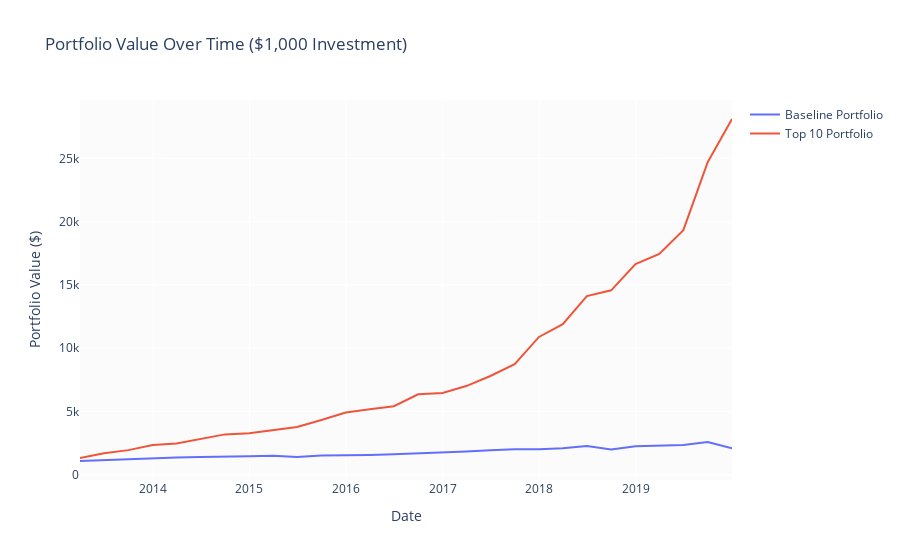

Source (notebook cell):
### Code cell
import plotly.graph_objects as go

# Assuming you have a dataframe 'df_avg' with columns 'datadate', 'baseline_portfolio', and 'top_10'

# Calculate the cumulative return for both portfolios
df_avg['baseline_cum_return'] = (1 + df_avg['baseline']).cumprod()
df_avg['top_10_cum_return'] = (1 + df_avg['top_10']).cumprod()

# Calculate the value over time of a $1,000 investment
initial_investment = 1000
df_avg['baseline_value'] = initial_investment * df_avg['baseline_cum_return']
df_avg['top_10_value'] = initial_investment * df_avg['top_10_cum_return']

# Create the plot
fig = go.Figure()

# Add baseline portfolio trace
fig.add_trace(go.Scatter(x=df_avg['datadate'], y=df_avg['baseline_value'],
                         mode='lines', name='Baseline Portfolio'))

# Add top_10 portfolio trace
fig.add_trace(go.Scatter(x=df_avg['datadate'], y=df_avg['top_10_value'],
                         mode='lines', name='Top 10 Portfolio'))

# Update the layout
fig.update_layout(
    title='Portfolio Value Over Time ($1,000 Investment)',
    xaxis_title='Date',
    yaxis_title='Portfolio Value ($)',
)

# Show the plot
fig.show()

### Figure 1 — Plotly figure (JSON) as saved in the notebook; plotly's stock layout.template omitted (floating-point values rounded to 4 significant figures)
{"data": [{"mode": "lines", "name": "Baseline Portfolio", "type": "scatter", "x": ["2013-03-31T00:00:00", "2013-06-30T00:00:00", "2013-09-30T00:00:00", "2013-12-31T00:00:00", "2014-03-31T00:00:00", "2014-06-30T00:00:00", "2014-09-30T00:00:00", "2014-12-31T00:00:00", "2015-03-31T00:00:00", "2015-06-30T00:00:00", "2015-09-30T00:00:00", "2015-12-31T00:00:00", "2016-03-31T00:00:00", "2016-06-30T00:00:00", "2016-09-30T00:00:00", "2016-12-31T00:00:00", "2017-03-31T00:00:00", "2017-06-30T00:00:00", "2017-09-30T00:00:00", "2017-12-31T00:00:00", "2018-03-31T00:00:00", "2018-06-30T00:00:00", "2018-09-30T00:00:00", "2018-12-31T00:00:00", "2019-03-31T00:00:00", "2019-06-30T00:00:00", "2019-09-30T00:00:00", "2019-12-31T00:00:00"], "y": [1083.0, 1157.0, 1278.0, 1323.0, 1366.0, 1400.0, 1452.0, 1468.0, 1491.0, 1406.0, 1520.0, 1525.0, 1561.0, 1618.0, 1681.0, 1773.0, 1843.0, 1931.0, 2017.0, 2020.0, 2092.0, 2265.0, 2000.0, 2252.0, 2330.0, 2353.0, 2579.0, 2092.0]}, {"mode": "lines", "name": "Top 10 Portfolio", "type": "scatter", "x": ["2013-03-31T00:00:00", "2013-06-30T00:00:00", "2013-09-30T00:00:00", "2013-12-31T00:00:00", "2014-03-31T00:00:00", "2014-06-30T00:00:00", "2014-09-30T00:00:00", "2014-12-31T00:00:00", "2015-03-31T00:00:00", "2015-06-30T00:00:00", "2015-09-30T00:00:00", "2015-12-31T00:00:00", "2016-03-31T00:00:00", "2016-06-30T00:00:00", "2016-09-30T00:00:00", "2016-12-31T00:00:00", "2017-03-31T00:00:00", "2017-06-30T00:00:00", "2017-09-30T00:00:00", "2017-12-31T00:00:00", "2018-03-31T00:00:00", "2018-06-30T00:00:00", "2018-09-30T00:00:00", "2018-12-31T00:00:00", "2019-03-31T00:00:00", "2019-06-30T00:00:00", "2019-09-30T00:00:00", "2019-12-31T00:00:00"], "y": [1322.0, 1695.0, 1943.0, 2351.0, 2468.0, 2806.0, 3187.0, 3277.0, 3539.0, 3768.0, 4331.0, 4920.0, 5179.0, 5417.0, 6352.0, 6465.0, 7007.0, 7802.0, 8732.0, 10890.0, 11900.0, 14120.0, 14570.0, 16640.0, 17450.0, 19330.0, 24700.0, 28120.0]}], "layout": {"title": {"text": "Portfolio Value Over Time ($1,000 Investment)"}, "xaxis": {"title": {"text": "Date"}}, "yaxis": {"title": {"text": "Portfolio Value ($)"}}}}
